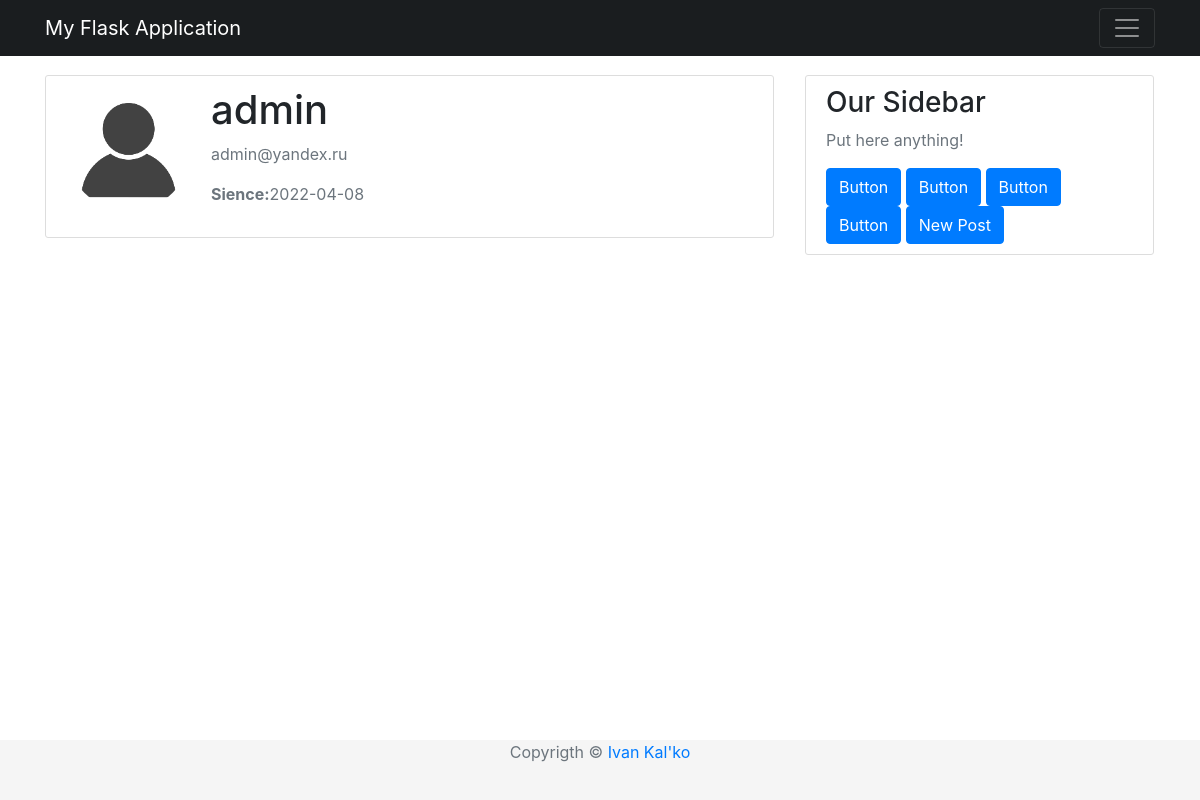
Page /user/admin (signed in) on the earlier database version.
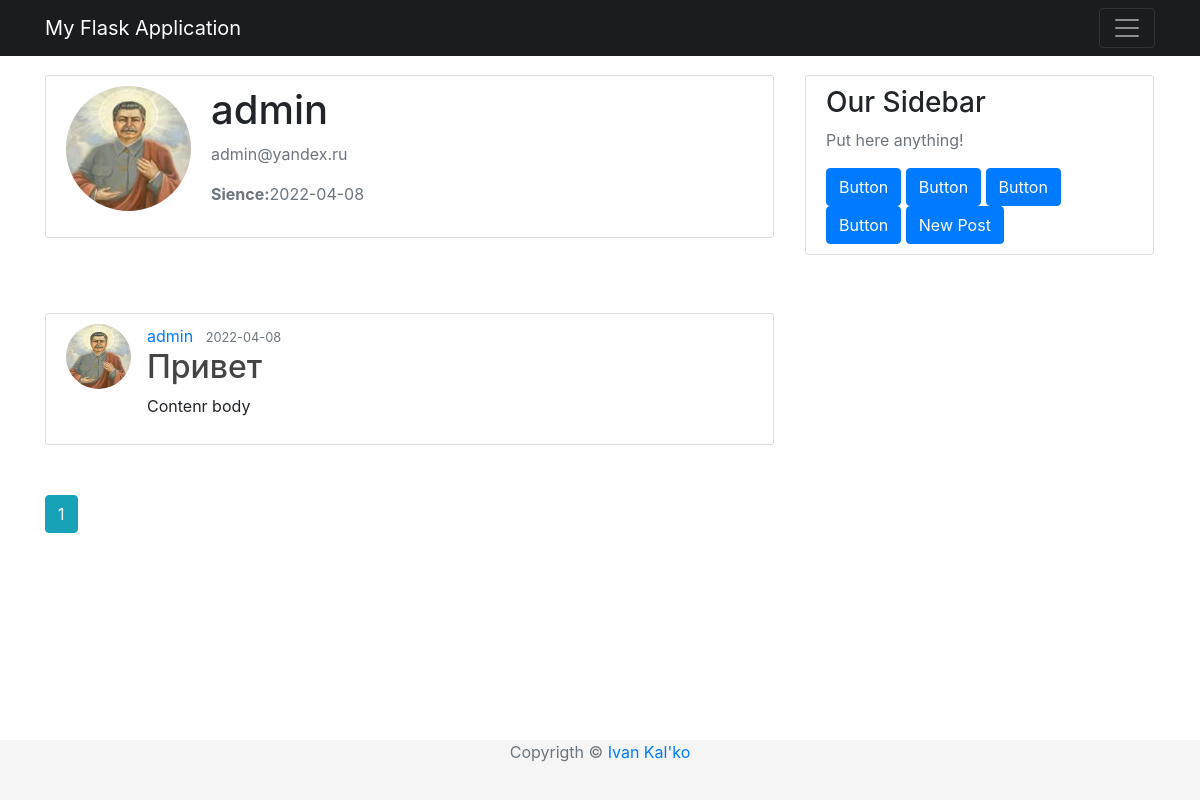
Same page on the later database version.
### app/models/user.py (models this page shows, shortened)
class User(UserMixin, db.Model):
    __tablename__ = "users"
    id = db.Column(db.Integer, primary_key=True)
    username = db.Column(db.String(64), unique=True, nullable=False)
    password_hash = db.Column(db.String(128), nullable=False)
    email = db.Column(db.String(120), nullable=False, unique=True)
    image_file = db.Column(db.String(20), nullable=False, default="default.png")
    join_date = db.Column(db.DateTime, nullable=False, default=datetime.utcnow)
    posts = db.relationship('Post', backref='author', lazy=True)

### app/models/post.py (models this page shows, shortened)
class Post(db.Model):
    __tablename__ = "posts"
    id = db.Column(db.Integer, primary_key=True)
    title = db.Column(db.String(100), nullable=False)
    timestamp = db.Column(db.DateTime, nullable=False, default=datetime.utcnow)
    content = db.Column(db.Text, nullable=False)
    user_id = db.Column(db.Integer, db.ForeignKey("users.id"), nullable=False)

### app/routes/user.py (the view)
@app.route("/user/<string:username>")
@login_required
def user_public(username:str):
    page = request.args.get("page", 1, type=int)
    user = User.query.filter_by(username=username).first_or_404()
    posts= Post.query.filter_by(author=user).order_by(Post.timestamp.desc()).paginate(page=page, per_page=2)
    return render_template("user_public.html", posts=posts, user=user, title=f"{user.username}'s profile")

### app/models/user.py (called while the page is built)
@login.user_loader
def load_user(id:int) -> User:
    return User.query.get(int(id))

### app/templates/user_public.html
{% extends "base.html" %}
{% block content %}
    <div class="content-section">
        <div class="media">
            <img class="rounded-circle account-img" src="{{ url_for('static' , filename='images/profiles/' + user.image_file) }}">
            <div class="media-body">
                <h2 class="account-heading">{{ user.username }}</h2>
                <p class="text-secondary">{{ user.email }}</p>
                <p class="text-secondary"><b>Sience:</b>{{ user.join_date.strftime('%Y-%m-%d')}}</p>
            </div>
        </div>
    </div>
    {% for post in posts.items %}
    <article class="media content-section">
        <img class="rounded-circle article-img" src = "{{ url_for('static', filename='images/profiles/' + post.author.image_file) }}">
        <div class="media-body">
            <div class="article-metadata">
                <a class="mr-2" href="{{ url_for('user_public', username=post.author.username )}}">{{ post.author.username }}</a>
                <small class="text-muted">{{ post.timestamp.strftime('%Y-%m-%d') }}</small>
            </div>
            <h2><a class="article-title" href="{{ url_for('post', id=post.id )}}">{{ post.title }}</a></h2>
            <p class="article-content">{{ post.content }}</p>
        </div>
    </article>
    {% endfor %}
    {% for page_num in posts.iter_pages() %}
        {% if page_num %}
            {% if posts.page == page_num %}
                <a class="btn btn-info mb-4" href="{{ url_for('user_public', username=user.username,  page=page_num )}}">{{ page_num }}</a>
            {% else %}
                <a class="btn btn-outline-info mb-4" href="{{ url_for('user_public', username=user.username, page=page_num )}}">{{ page_num }}</a>
            {% endif %}
        {% else %}
            ...
        {% endif %}
    {% endfor %}
{% endblock %}

Differences in the rows shown:
changed User "admin": image_file: picture added in place of a placeholder
added Post: image_file (picture), author.username "admin", timestamp "2022-04-08", title "Привет", content "Contenr body"
Other differences:
new list line: "1"
